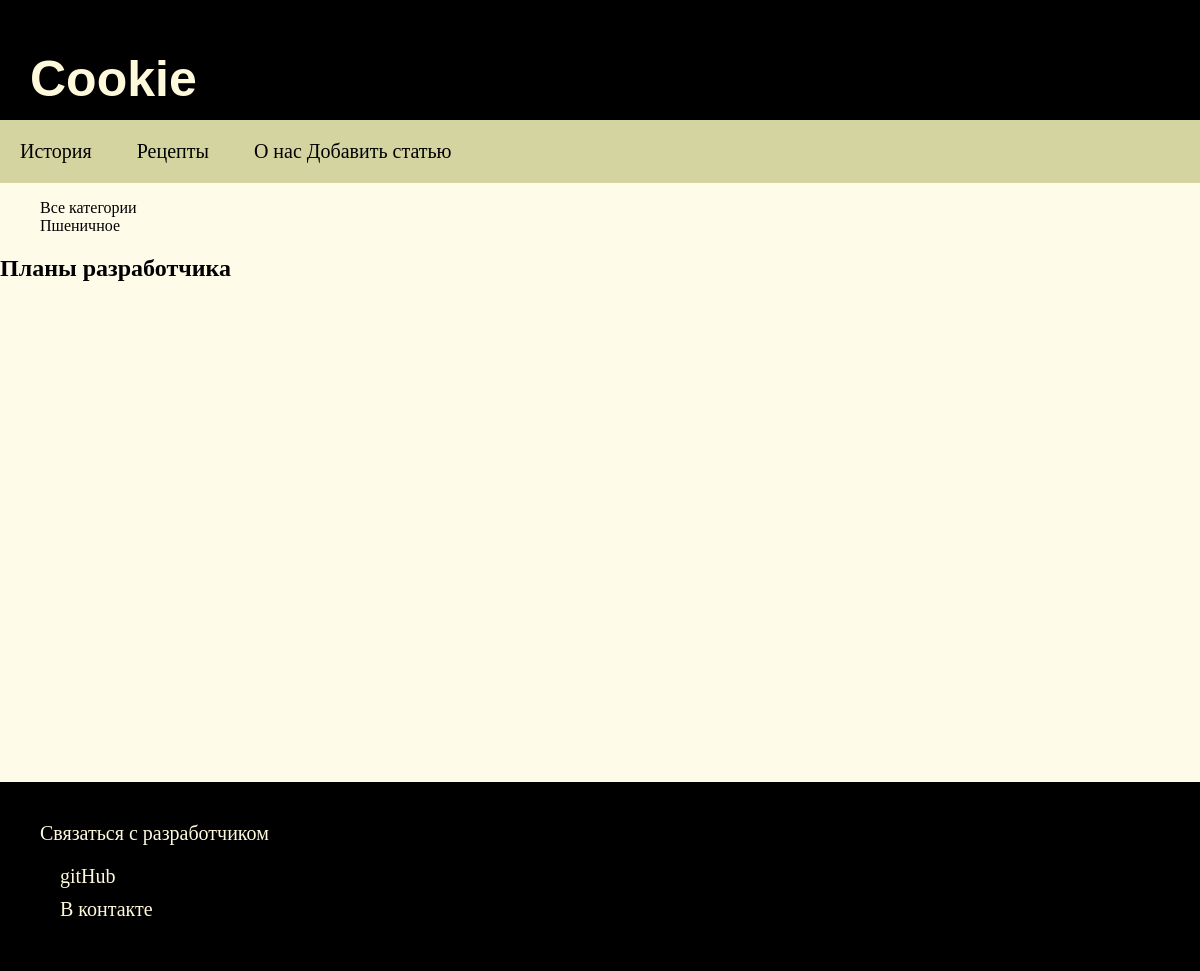
Page /about/ on the earlier database version.
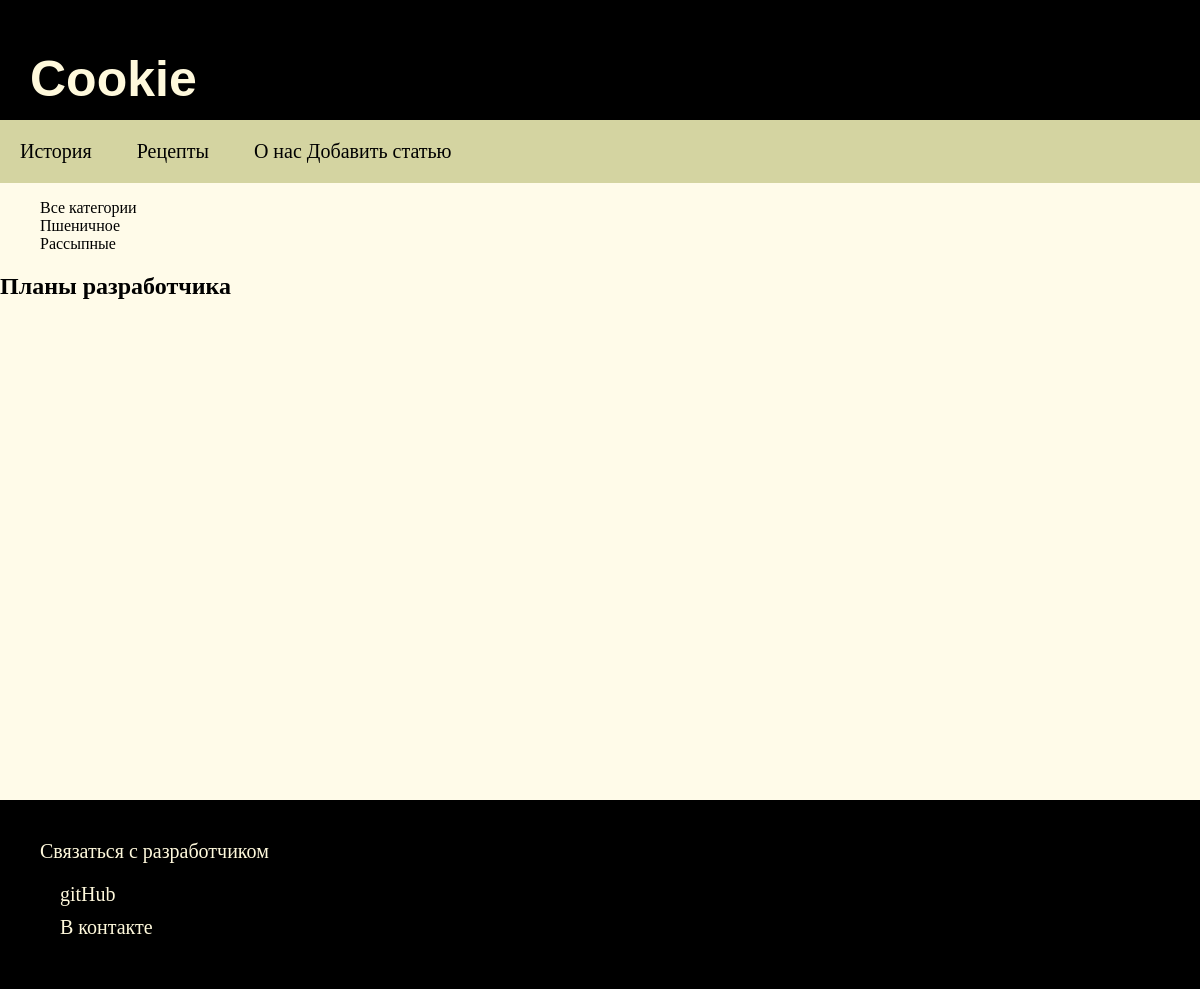
Same page on the later database version.
### cookie/models.py (models this page shows, shortened)
class Category(models.Model):
    name = models.CharField(max_length=100, db_index=True)
    slug = models.SlugField(max_length=255, unique=True, db_index=True, verbose_name="URL")
    def get_absolute_url(self):
        return reverse('category', kwargs={'cat_id': self.pk})

### cookie/views.py (the view)
# urls.py: path('about/', about, name='about'),
def about(request):
    return render(request, "cookie/about.html")

### cookie/templatetags/cookie_tags.py (called while the page is built)
@register.inclusion_tag('cookie/list_categories.html')
def show_categories():
    cats = Category.objects.all()
    return {"cats": cats}

### cookie/templates/cookie/about.html
{% extends 'cookie/base.html' %}
{% block content %}
<h2>Планы разработчика</h2>
{% endblock %}

### cookie/templates/cookie/list_categories.html
{% for c in cats %}
    {% if c.pk == cat_selected %}
        <li class="selected">{{c.name}}</li>
    {% else %}
        <li><a href="{{ c.get_absolute_url }}">{{c.name}}</a></li>
    {% endif %}
{% endfor %}
</ul>

Differences in the rows shown:
added Category: name "Рассыпные"
